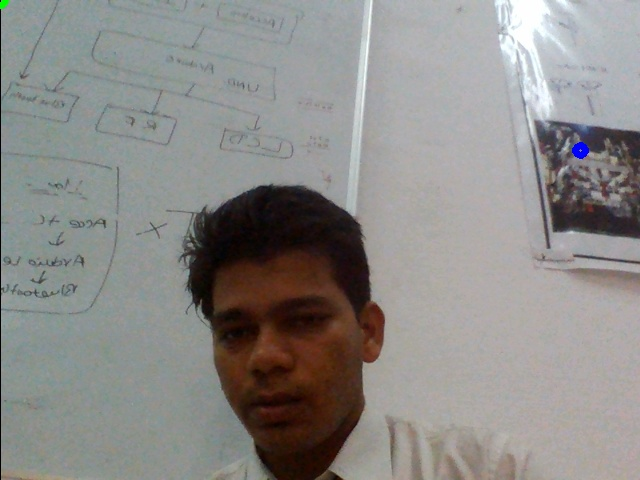
#> input picture GESTURE BASED USER INTERFACE/cam_img.jpg, 640 x 480 px
$ python -i game_points.py   (imports and definitions only)
#> lines starting #> are read from the running program, lines starting #| are printed output that depends on the picture
import cv2

# [1 line that did not run here, left out]
''' transform ---------------------------------------'''
# [1 line that did not run here, left out]
# [1 line that did not run here, left out]
# [1 line that did not run here, left out]

# [1 line that did not run here, left out]
# [1 line that did not run here, left out]

# [1 line that did not run here, left out]
# [1 line that did not run here, left out]
def position(im):
    im=cv2.imread('cam_img.jpg')
    im=cv2.warpAffine(im,M,(640,480))
    hsv=cv2.cvtColor(im,cv2.COLOR_BGR2HSV)

    erosion=cv2.erode(mask,kernel,iterations=1)


>>> import cv2
>>> picture = cv2.imread('cam_img.jpg', cv2.IMREAD_GRAYSCALE)
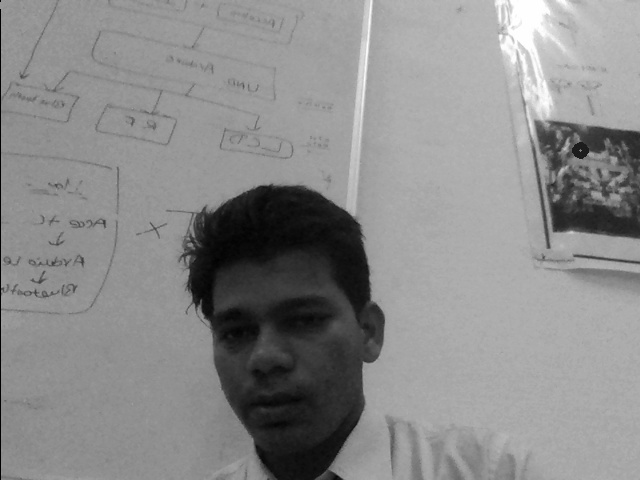
#> picture: shape (480, 640); min 0, max 255, mean 138.8
>>> result = position(picture)
#> in position, im is the input picture: shape (480, 640, 3); mean B, G, R 136.3, 138.6, 140.2
#> (the run stopped early here; a loop or call above may not have finished)
